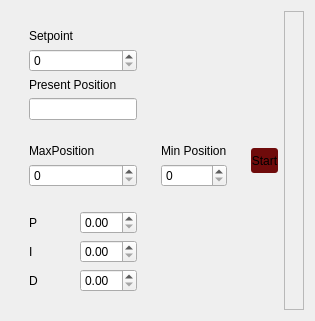
             <widget class="QWidget" name="position_tab">
              <property name="cursor">
               <cursorShape>ArrowCursor</cursorShape>
              </property>
              <attribute name="title">
               <string>Position</string>
              </attribute>
              <layout class="QHBoxLayout" name="horizontalLayout_8">
               <item alignment="Qt::AlignLeft">
                <widget class="QWidget" name="position_left_widget" native="true">
                 <layout class="QGridLayout" name="gridLayout_3">
                  <item row="0" column="0">
                   <widget class="QWidget" name="position_top_left_widget" native="true">
                    <layout class="QVBoxLayout" name="verticalLayout_13">
                     <item>
                      <widget class="QLabel" name="position_setpoint_label">
                       <property name="text">
                        <string>Setpoint</string>
                       </property>
                      </widget>
                     </item>
                     <item>
                      <widget class="QSpinBox" name="position_setpoint_Spinbox">
                       <property name="maximum">
                        <number>10000</number>
                       </property>
                      </widget>
                     </item>
                     <item>
                      <widget class="QLabel" name="position_presentposition_label">
                       <property name="text">
                        <string>Present Position</string>
                       </property>
                      </widget>
                     </item>
                     <item>
                      <widget class="QLineEdit" name="position_lineEdit"/>
                     </item>
                    </layout>
                   </widget>
                  </item>
                  <item row="2" column="0">
                   <widget class="QWidget" name="position_pid_widget" native="true">
                    <layout class="QGridLayout" name="gridLayout_7">
                     <item row="0" column="0">
                      <widget class="QLabel" name="position_P_label">
                       <property name="text">
                        <string>P</string>
                       </property>
                      </widget>
                     </item>
                     <item row="1" column="1">
                      <widget class="QDoubleSpinBox" name="position_I_doubleSpinBox"/>
                     </item>
                     <item row="0" column="1">
                      <widget class="QDoubleSpinBox" name="position_P_doubleSpinBox"/>
                     </item>
                     <item row="1" column="0">
                      <widget class="QLabel" name="position_I_label">
                       <property name="text">
                        <string>I</string>
                       </property>
                      </widget>
                     </item>
                     <item row="2" column="0">
                      <widget class="QLabel" name="position_D_label">
                       <property name="text">
                        <string>D</string>
                       </property>
                      </widget>
                     </item>
                     <item row="2" column="1">
                      <widget class="QDoubleSpinBox" name="position_D_doubleSpinBox"/>
                     </item>
                    </layout>
                   </widget>
                  </item>
                  <item row="1" column="0">
                   <widget class="QWidget" name="position_maxposition_widget" native="true">
                    <layout class="QVBoxLayout" name="verticalLayout_12">
                     <item>
                      <widget class="QLabel" name="position_maxposition_label">
                       <property name="text">
                        <string>MaxPosition</string>
                       </property>
                      </widget>
                     </item>
                     <item>
                      <widget class="QSpinBox" name="position_maxposition_spinbox"/>
                     </item>
                    </layout>
                   </widget>
                  </item>
                  <item row="1" column="1">
                   <widget class="QWidget" name="position_minposition_widget" native="true">
                    <layout class="QVBoxLayout" name="verticalLayout_9">
                     <item>
                      <widget class="QLabel" name="position_minposition_label">
                       <property name="text">
                        <string>Min Position</string>
                       </property>
                      </widget>
                     </item>
                     <item>
                      <widget class="QSpinBox" name="position_minposition_spinBox"/>
                     </item>
                    </layout>
                   </widget>
                  </item>
                 </layout>
                </widget>
               </item>
               <item>
                <widget class="QPushButton" name="position_start_button">
                 <property name="minimumSize">
                  <size>
                   <width>0</width>
                   <height>25</height>
                  </size>
                 </property>
                 <property name="maximumSize">
                  <size>
                   <width>100</width>
                   <height>16777215</height>
                  </size>
                 </property>
                 <property name="cursor">
                  <cursorShape>PointingHandCursor</cursorShape>
                 </property>
                 <property name="styleSheet">
                  <string notr="true">QPushButton {
background-color: rgb(111, 11, 11);
border-radius: 3px;
}
QPushButton:hover {
background-color: rgb(26, 95, 180);
}
QPushButton:pressed {
background-color: rgb(98, 160, 234);
}</string>
                 </property>
                 <property name="text">
                  <string>Start</string>
                 </property>
                </widget>
               </item>
               <item>
                <widget class="QFrame" name="position_right_frame">
                 <property name="minimumSize">
                  <size>
                   <width>0</width>
                   <height>0</height>
                  </size>
                 </property>
                 <property name="frameShape">
                  <enum>QFrame::StyledPanel</enum>
                 </property>
                 <property name="frameShadow">
                  <enum>QFrame::Raised</enum>
                 </property>
                 <layout class="QHBoxLayout" name="horizontalLayout_16"/>
                </widget>
               </item>
              </layout>
             </widget>
